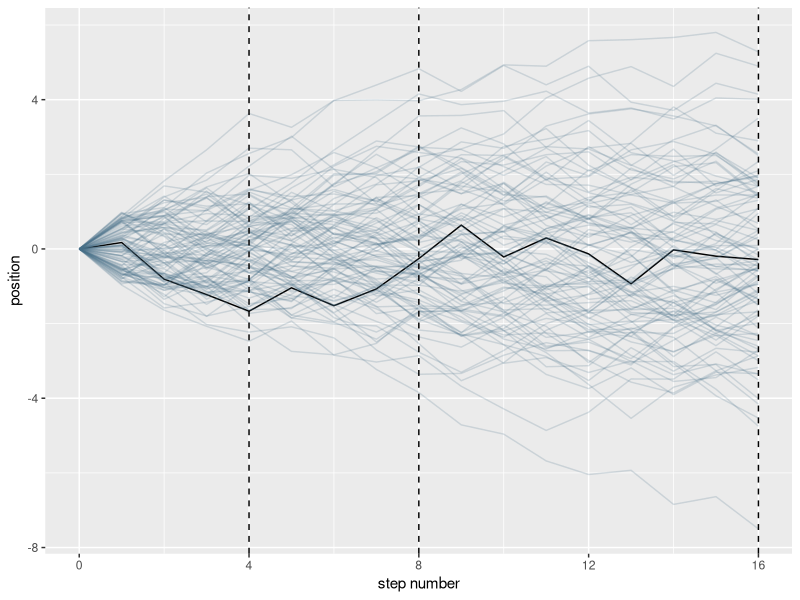

Source code (R):
## ---- chunk 1
knitr::opts_chunk$set(echo = TRUE)
## ---- chunk 2
library(tidyverse)
## ---- chunk 3
set.seed(4)

pos <- 
  replicate(100, runif(16, -1, 1)) %>%
  as_tibble() %>%
  rbind(0, .) %>%
  mutate(step = 0:16) %>%
  gather(key, value, -step) %>%
  mutate(person = rep(1:100, each = 17)) %>%
  group_by(person) %>%
  mutate(position = cumsum(value)) %>%
  ungroup()

glimpse(pos)
## ---- chunk 4
ggplot(pos, aes(step, position, group=person)) +
  geom_line(aes(color = person < 2, alpha = person < 2)) + 
  geom_vline(xintercept = c(4, 8, 16), linetype = 2) +
  scale_color_manual(values = c("skyblue4", "black")) +
  scale_alpha_manual(values = c(1/5, 1)) +
  scale_x_continuous("step number", breaks = c(0, 4, 8, 12, 16)) +
  theme(legend.position = "none")
